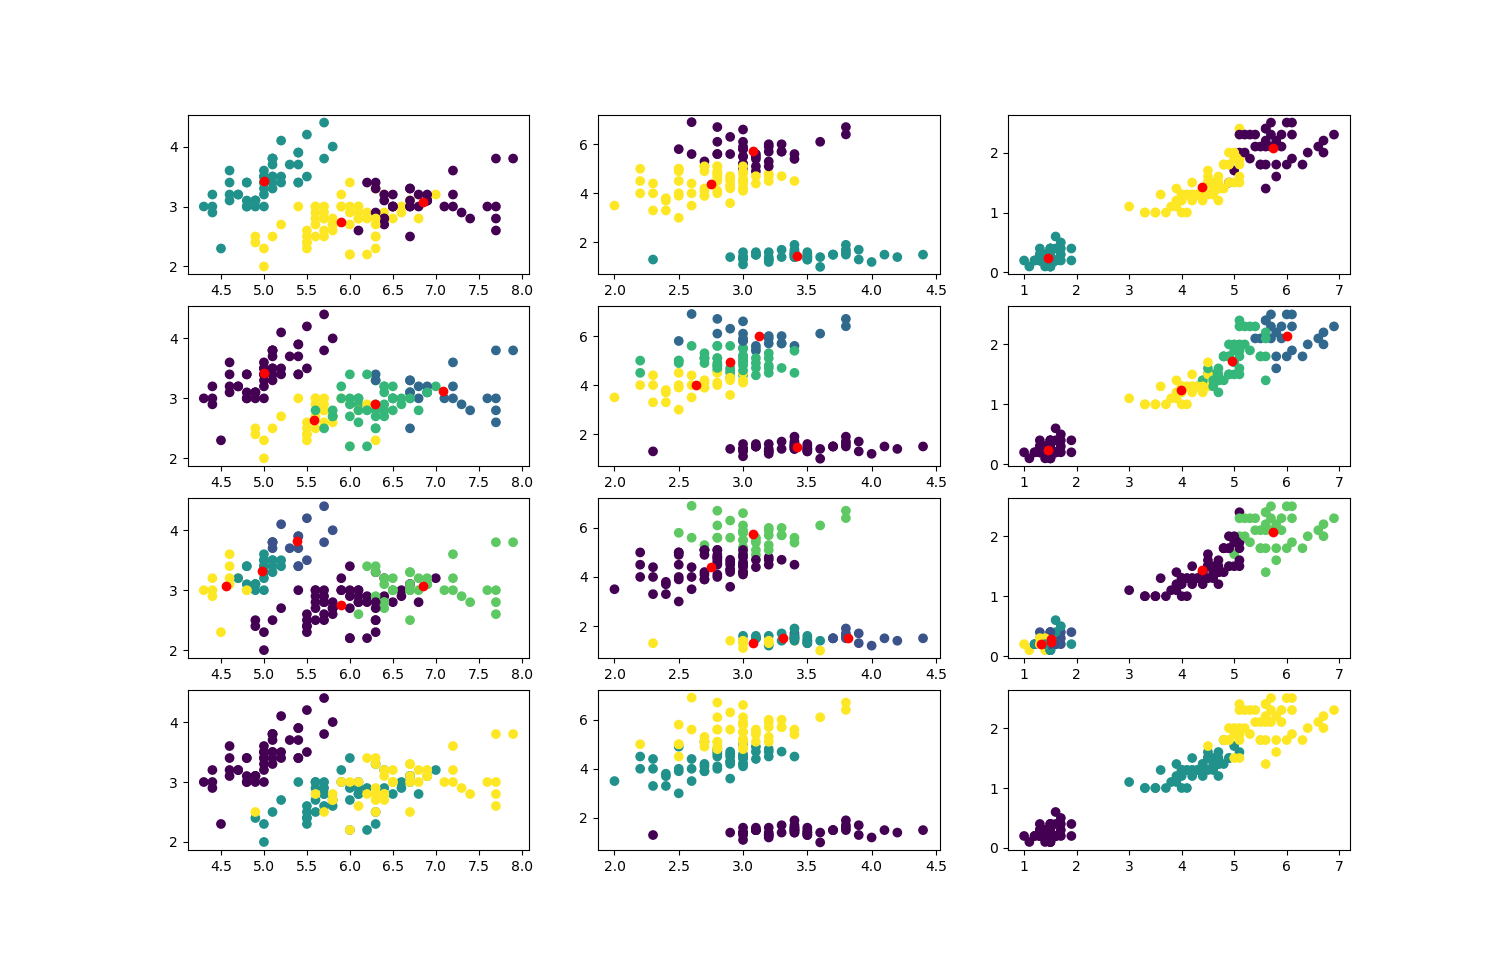

Python code for this plot:
import numpy as np
import matplotlib.pyplot as plt

from sklearn import datasets

from kmeans import kmeans

iris = datasets.load_iris()


fig, axes = plt.subplots(4, 3, figsize=(15,15))


for k in range(3,6):
    C, assignment = kmeans(iris.data, k)

    for i in range(3):
        axes[k-3, i].scatter(iris.data[:, i], iris.data[:, i+1], c=assignment)
        axes[k-3, i].scatter(C[:,i], C[:, i+1], c="r")

for i in range(3):
    axes[3, i].scatter(iris.data[:, i], iris.data[:, i+1], c=iris.target)

plt.show()
